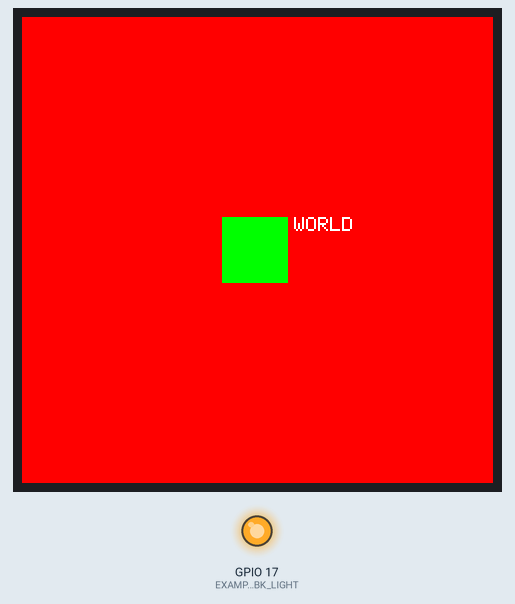
This program was run on a simulated ESP32-S3. Parts: 471×466 colour display, output pins drawn as LEDs (lit = HIGH).

Above: at 0.39 s.
At 95.5 s:
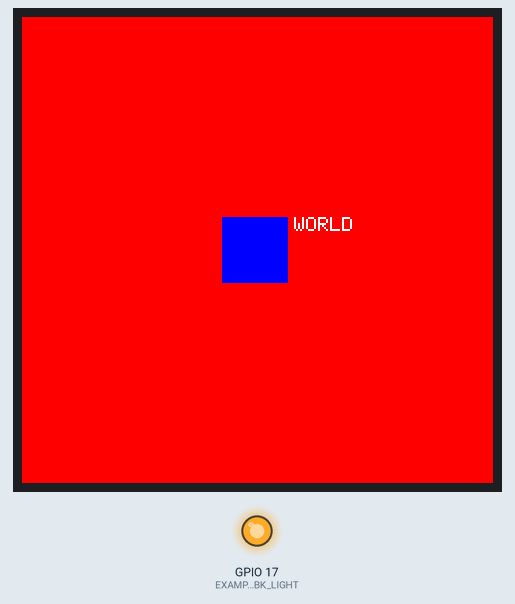

The program:

main.cpp
```cpp
#include <Arduino_GFX_Library.h>

#define EXAMPLE_PIN_NUM_LCD_CS (GPIO_NUM_12)
#define EXAMPLE_PIN_NUM_LCD_PCLK (GPIO_NUM_10)
#define EXAMPLE_PIN_NUM_LCD_DATA0 (GPIO_NUM_13)
#define EXAMPLE_PIN_NUM_LCD_DATA1 (GPIO_NUM_11)
#define EXAMPLE_PIN_NUM_LCD_DATA2 (GPIO_NUM_14)
#define EXAMPLE_PIN_NUM_LCD_DATA3 (GPIO_NUM_9)
#define EXAMPLE_PIN_NUM_LCD_RST (GPIO_NUM_8)
#define EXAMPLE_PIN_NUM_BK_LIGHT (GPIO_NUM_17)

Arduino_ESP32QSPI *bus;
Arduino_GFX *display;

void init_LCD() {
  pinMode(EXAMPLE_PIN_NUM_BK_LIGHT, OUTPUT);
  digitalWrite(EXAMPLE_PIN_NUM_BK_LIGHT, HIGH);

  bus = new Arduino_ESP32QSPI(
      EXAMPLE_PIN_NUM_LCD_CS,
      EXAMPLE_PIN_NUM_LCD_PCLK,
      EXAMPLE_PIN_NUM_LCD_DATA0,
      EXAMPLE_PIN_NUM_LCD_DATA1,
      EXAMPLE_PIN_NUM_LCD_DATA2,
      EXAMPLE_PIN_NUM_LCD_DATA3,
      false);
  display = new Arduino_CO5300(bus, EXAMPLE_PIN_NUM_LCD_RST, 0, false, 471, 466);
}

void setup()
{
  // Serial.begin(115200);
  init_LCD();

  display->begin(8000000);
  display->fillScreen(RED);
  display->setCursor(200, 200);
  display->setTextColor(WHITE);
  display->setTextSize(2);
  display->drawRect(0, 0, 200, 200, RED);
  // display->println("GC9A01 QSPI!");
}

int counter = 0;

void loop()
{
  display->setCursor(200, 200);
  display->println("HELLO WORLD");
  counter++;
  if (counter % 2 == 0) {
    display->fillRect(200, 200, 66, 66, BLUE);
  } else {
    display->fillRect(200, 200, 66, 66, GREEN);
  }
  delay(100);
}
```
